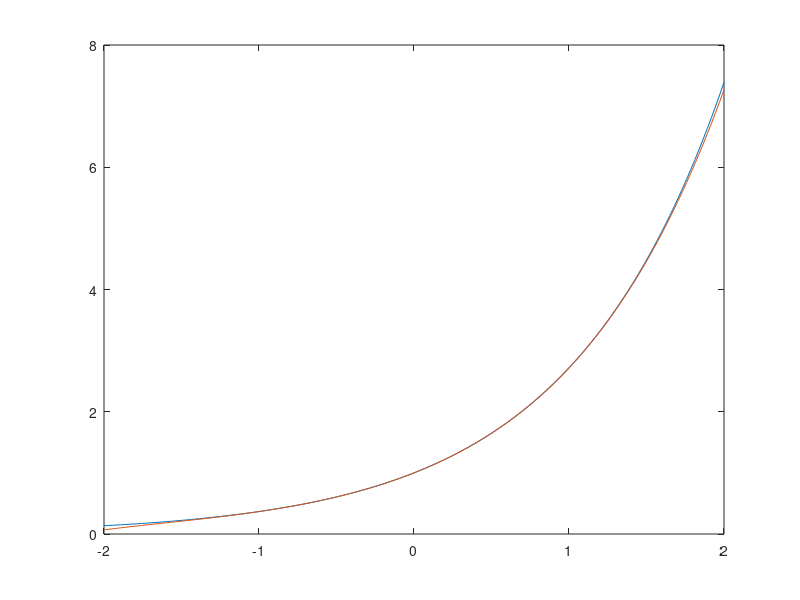

Source code (MATLAB):
clc;clear;close;


N=150;
S = 0;
x = linspace(-2,2,N);

for n = 0:5
  S = S + (x.^n)/factorial(n);
  hold off;
  plot(x,exp(x));
  hold on;

  plot(x,S);
  pause(0.1);
end
